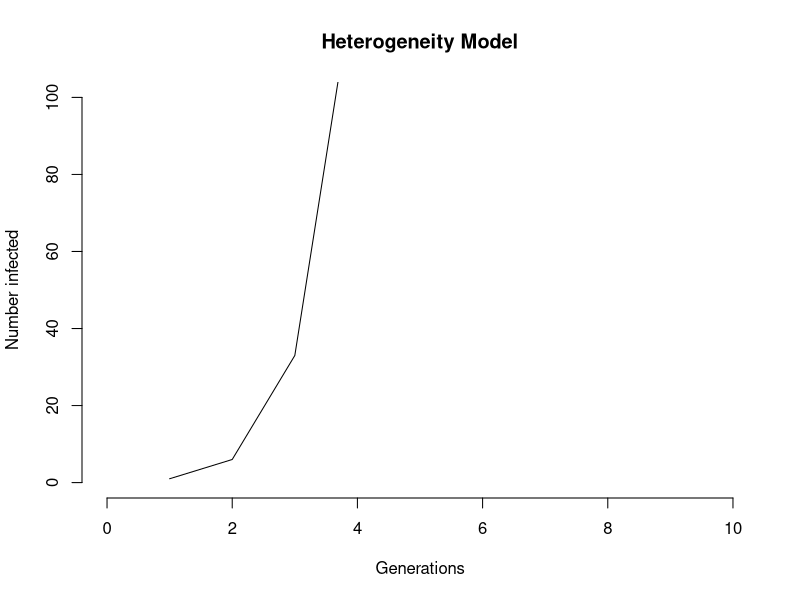
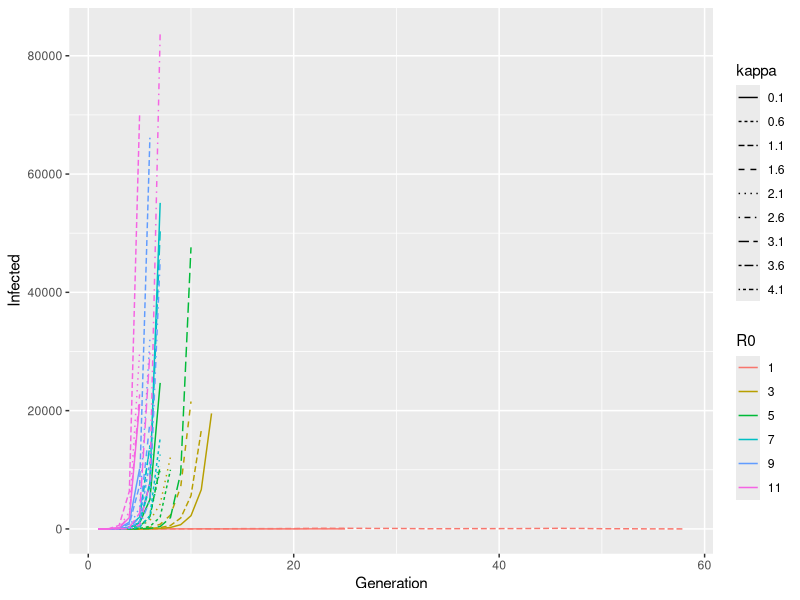

The R script that drew these images, in order:

## Simulate a disease spreading generation by generation
## Ignore:
#### Time (just count generations)
#### Total population size (just count infected individuals)
####### This means we're assuming we can neglect the susceptibles going down
#### ICI3D perspective (we're just going to use the Lloyd-Smith perspective)
## Assume: process does not change through time

## LS say (correctly) that a simple ODE model corresponds to an exponential distribution of infectiousness: this is because recovery is modeled as a random [constant ?? ? exponentially distributed Duration]
## kappa is CV? (unitless and equal to 1/a, where a is a standard shape parameter)

set.seed(0707)

generation <- function(I, R0, kappa){
  gshape <- 1/kappa
  gscale <- R0*kappa
  ## dispersion parameter kappa indicates greater heterogeneity as it increases
  ## How infectious is each person?
  ## FIXME: should we have an alternative that works when kappa=0
  trans <- rgamma(I, shape=gshape, scale=gscale)
  
  ## How many people do they actually infect?
  inf <- rpois(I, trans)
  return(sum(inf))
}

generation(10, 4, kappa=0.01)

## FIXME: does generation() do what we think? What are some good ways to test it?

## Write a function that calls generation over and over and determines whether a disease "establishes" 
establish <- function(iStart, R0, kappa, threshold = 10000, max_runs = 100){
  
  I <- iStart
  n <- 1
  vecI <- c(I)
  ## Threshold of 100 cases (might be too low?)
  while (I < threshold & I != 0 & n < max_runs){
  I <- generation(I, R0, kappa)
  vecI <- c(vecI, I)
  n <- n+1
  }
 ## FIXME: Put this in a while() loop and get it to run until we do or don't figure out whether disease has established.
  return(vecI)
}

Y <- establish(1, 4, 0.01, 1000)

plot(1:length(Y),               # Generations
     Y,                  # Number infected (I) on the y axis
     xlab = "Generations",     # Label the x axis
     ylab = "Number infected",  # Label the y axis
     main = "Heterogeneity Model",    # Plot title
     xlim = c(0,10),           #
     ylim = c(0, 100),
     type = "l",                # Use a line plot
     bty = "n")  

## How are we going to define establishment?
## What's a good practical definition (avoid running forever!)
## What arguments does this function need?

library(tidyverse)

crossing(I = 1, 
         R0 = seq(1, 11, 2),
         kappa = seq(0.1, 4.1, 0.5)) -> varies

results <- varies %>% 
  mutate(row = row_number()) %>% 
  nest(data = c(I, R0, kappa)) %>% 
  mutate(Infected = map(data, ~ establish(.$I, .$R0, .$kappa))) %>% 
  unnest(c(data, Infected)) %>% 
  group_by(row) %>% 
  mutate(Generation = row_number()) %>%
  mutate_at(c("R0", "kappa"), as.factor) 


ggplot(data = results)+ 
  geom_line(aes(x = Generation, y = Infected, col = R0, linetype = kappa))


results %>% 
  group_by(R0) %>% 
  summarize(`# Failed to establish` = sum(Infected == 0))

results %>% 
  group_by(kappa) %>% 
  summarize(`# Failed to establish` = sum(Infected == 0))
